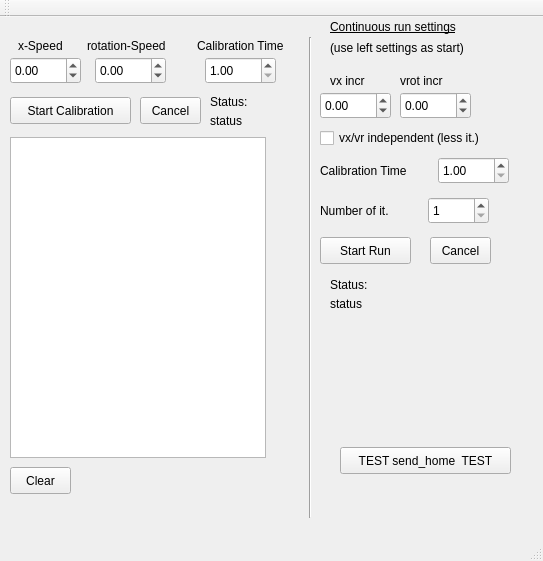
<?xml version="1.0" encoding="UTF-8"?>
<ui version="4.0">
 <class>CalibrationMain</class>
 <widget class="QMainWindow" name="CalibrationMain">
  <property name="geometry">
   <rect>
    <x>0</x>
    <y>0</y>
    <width>543</width>
    <height>561</height>
   </rect>
  </property>
  <property name="windowTitle">
   <string>CalibrationMain</string>
  </property>
  <widget class="QWidget" name="centralWidget">
   <widget class="QPushButton" name="buttonStart">
    <property name="geometry">
     <rect>
      <x>10</x>
      <y>80</y>
      <width>121</width>
      <height>27</height>
     </rect>
    </property>
    <property name="text">
     <string>Start Calibration</string>
    </property>
   </widget>
   <widget class="QListView" name="listResult">
    <property name="geometry">
     <rect>
      <x>10</x>
      <y>120</y>
      <width>256</width>
      <height>321</height>
     </rect>
    </property>
   </widget>
   <widget class="QLabel" name="label">
    <property name="geometry">
     <rect>
      <x>18</x>
      <y>20</y>
      <width>66</width>
      <height>17</height>
     </rect>
    </property>
    <property name="text">
     <string>x-Speed</string>
    </property>
   </widget>
   <widget class="QLabel" name="label_2">
    <property name="geometry">
     <rect>
      <x>87</x>
      <y>20</y>
      <width>101</width>
      <height>17</height>
     </rect>
    </property>
    <property name="text">
     <string>rotation-Speed</string>
    </property>
   </widget>
   <widget class="QLabel" name="label_3">
    <property name="geometry">
     <rect>
      <x>210</x>
      <y>77</y>
      <width>121</width>
      <height>16</height>
     </rect>
    </property>
    <property name="text">
     <string>Status:</string>
    </property>
   </widget>
   <widget class="QLabel" name="labelStatus">
    <property name="geometry">
     <rect>
      <x>210</x>
      <y>96</y>
      <width>171</width>
      <height>16</height>
     </rect>
    </property>
    <property name="text">
     <string>status</string>
    </property>
   </widget>
   <widget class="QDoubleSpinBox" name="SpinBoxXSpeed">
    <property name="geometry">
     <rect>
      <x>10</x>
      <y>40</y>
      <width>71</width>
      <height>27</height>
     </rect>
    </property>
    <property name="minimum">
     <double>-99.989999999999995</double>
    </property>
    <property name="singleStep">
     <double>0.100000000000000</double>
    </property>
   </widget>
   <widget class="QDoubleSpinBox" name="SpinBoxRotSpeed">
    <property name="geometry">
     <rect>
      <x>95</x>
      <y>40</y>
      <width>71</width>
      <height>27</height>
     </rect>
    </property>
    <property name="minimum">
     <double>-99.989999999999995</double>
    </property>
    <property name="singleStep">
     <double>0.100000000000000</double>
    </property>
   </widget>
   <widget class="QDoubleSpinBox" name="SpinBoxRotSpeed_2">
    <property name="geometry">
     <rect>
      <x>205</x>
      <y>40</y>
      <width>71</width>
      <height>27</height>
     </rect>
    </property>
    <property name="minimum">
     <double>1.000000000000000</double>
    </property>
    <property name="singleStep">
     <double>0.100000000000000</double>
    </property>
   </widget>
   <widget class="QLabel" name="label_4">
    <property name="geometry">
     <rect>
      <x>197</x>
      <y>20</y>
      <width>121</width>
      <height>17</height>
     </rect>
    </property>
    <property name="text">
     <string>Calibration Time</string>
    </property>
   </widget>
   <widget class="QPushButton" name="buttonCancel">
    <property name="geometry">
     <rect>
      <x>140</x>
      <y>80</y>
      <width>61</width>
      <height>27</height>
     </rect>
    </property>
    <property name="text">
     <string>Cancel</string>
    </property>
   </widget>
   <widget class="QPushButton" name="buttonClear">
    <property name="geometry">
     <rect>
      <x>10</x>
      <y>450</y>
      <width>61</width>
      <height>27</height>
     </rect>
    </property>
    <property name="text">
     <string>Clear</string>
    </property>
   </widget>
   <widget class="QLabel" name="label_5">
    <property name="geometry">
     <rect>
      <x>330</x>
      <y>0</y>
      <width>171</width>
      <height>21</height>
     </rect>
    </property>
    <property name="text">
     <string>&lt;html&gt;&lt;head/&gt;&lt;body&gt;&lt;p&gt;&lt;span style=&quot; text-decoration: underline;&quot;&gt;Continuous run settings&lt;/span&gt;&lt;/p&gt;&lt;/body&gt;&lt;/html&gt;</string>
    </property>
   </widget>
   <widget class="Line" name="line">
    <property name="geometry">
     <rect>
      <x>300</x>
      <y>20</y>
      <width>20</width>
      <height>481</height>
     </rect>
    </property>
    <property name="orientation">
     <enum>Qt::Vertical</enum>
    </property>
   </widget>
   <widget class="QDoubleSpinBox" name="SpinBoxContCalTime">
    <property name="geometry">
     <rect>
      <x>438</x>
      <y>140</y>
      <width>71</width>
      <height>27</height>
     </rect>
    </property>
    <property name="minimum">
     <double>1.000000000000000</double>
    </property>
    <property name="singleStep">
     <double>0.100000000000000</double>
    </property>
   </widget>
   <widget class="QDoubleSpinBox" name="SpinBoxContXSpeed">
    <property name="geometry">
     <rect>
      <x>320</x>
      <y>75</y>
      <width>71</width>
      <height>27</height>
     </rect>
    </property>
    <property name="minimum">
     <double>-99.989999999999995</double>
    </property>
    <property name="singleStep">
     <double>0.100000000000000</double>
    </property>
   </widget>
   <widget class="QLabel" name="label_6">
    <property name="geometry">
     <rect>
      <x>320</x>
      <y>145</y>
      <width>121</width>
      <height>17</height>
     </rect>
    </property>
    <property name="text">
     <string>Calibration Time</string>
    </property>
   </widget>
   <widget class="QLabel" name="label_7">
    <property name="geometry">
     <rect>
      <x>330</x>
      <y>55</y>
      <width>66</width>
      <height>17</height>
     </rect>
    </property>
    <property name="text">
     <string>vx incr</string>
    </property>
   </widget>
   <widget class="QLabel" name="label_8">
    <property name="geometry">
     <rect>
      <x>400</x>
      <y>55</y>
      <width>61</width>
      <height>17</height>
     </rect>
    </property>
    <property name="text">
     <string>vrot incr</string>
    </property>
   </widget>
   <widget class="QDoubleSpinBox" name="SpinBoxContRotSpeed">
    <property name="geometry">
     <rect>
      <x>400</x>
      <y>75</y>
      <width>71</width>
      <height>27</height>
     </rect>
    </property>
    <property name="minimum">
     <double>-99.989999999999995</double>
    </property>
    <property name="singleStep">
     <double>0.100000000000000</double>
    </property>
   </widget>
   <widget class="QDoubleSpinBox" name="SpinBoxNumIt">
    <property name="geometry">
     <rect>
      <x>428</x>
      <y>180</y>
      <width>61</width>
      <height>27</height>
     </rect>
    </property>
    <property name="decimals">
     <number>0</number>
    </property>
    <property name="minimum">
     <double>1.000000000000000</double>
    </property>
    <property name="maximum">
     <double>1000.000000000000000</double>
    </property>
    <property name="singleStep">
     <double>1.000000000000000</double>
    </property>
    <property name="value">
     <double>1.000000000000000</double>
    </property>
   </widget>
   <widget class="QLabel" name="label_9">
    <property name="geometry">
     <rect>
      <x>320</x>
      <y>185</y>
      <width>121</width>
      <height>17</height>
     </rect>
    </property>
    <property name="text">
     <string>Number of it.</string>
    </property>
   </widget>
   <widget class="QLabel" name="label_10">
    <property name="geometry">
     <rect>
      <x>330</x>
      <y>22</y>
      <width>171</width>
      <height>17</height>
     </rect>
    </property>
    <property name="text">
     <string>(use left settings as start)</string>
    </property>
   </widget>
   <widget class="QPushButton" name="buttonContCancel">
    <property name="geometry">
     <rect>
      <x>430</x>
      <y>220</y>
      <width>61</width>
      <height>27</height>
     </rect>
    </property>
    <property name="text">
     <string>Cancel</string>
    </property>
   </widget>
   <widget class="QPushButton" name="buttonContStart">
    <property name="geometry">
     <rect>
      <x>320</x>
      <y>220</y>
      <width>91</width>
      <height>27</height>
     </rect>
    </property>
    <property name="text">
     <string>Start Run</string>
    </property>
   </widget>
   <widget class="QCheckBox" name="CheckVxVrSeparate">
    <property name="geometry">
     <rect>
      <x>320</x>
      <y>110</y>
      <width>211</width>
      <height>22</height>
     </rect>
    </property>
    <property name="text">
     <string>vx/vr independent (less it.)</string>
    </property>
   </widget>
   <widget class="QLabel" name="labelStatusCont">
    <property name="geometry">
     <rect>
      <x>330</x>
      <y>279</y>
      <width>171</width>
      <height>16</height>
     </rect>
    </property>
    <property name="text">
     <string>status</string>
    </property>
   </widget>
   <widget class="QLabel" name="label_11">
    <property name="geometry">
     <rect>
      <x>330</x>
      <y>260</y>
      <width>121</width>
      <height>16</height>
     </rect>
    </property>
    <property name="text">
     <string>Status:</string>
    </property>
   </widget>
   <widget class="QPushButton" name="buttonSendHome">
    <property name="geometry">
     <rect>
      <x>340</x>
      <y>430</y>
      <width>171</width>
      <height>27</height>
     </rect>
    </property>
    <property name="text">
     <string>TEST send_home  TEST</string>
    </property>
   </widget>
  </widget>
  <widget class="QMenuBar" name="menuBar">
   <property name="geometry">
    <rect>
     <x>0</x>
     <y>0</y>
     <width>543</width>
     <height>25</height>
    </rect>
   </property>
  </widget>
  <widget class="QToolBar" name="mainToolBar">
   <attribute name="toolBarArea">
    <enum>TopToolBarArea</enum>
   </attribute>
   <attribute name="toolBarBreak">
    <bool>false</bool>
   </attribute>
  </widget>
  <widget class="QStatusBar" name="statusBar"/>
 </widget>
 <layoutdefault spacing="6" margin="11"/>
 <resources/>
 <connections/>
</ui>
